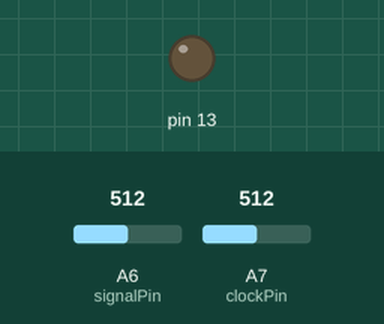
The sketch below on a simulated Arduino Nano, built with avr-gcc and run on an emulated ATmega328P. Shown: output pins drawn as LEDs (lit = HIGH). The test bench sets the inputs (shaded band); at power-on: A7 (clockPin) = 512, A6 (signalPin) = 512.

Above: at 1.2 s.
1.3 s: A7 (clockPin) set to 962
2.8 s: A7 (clockPin) set to 984
At 3.2 s:
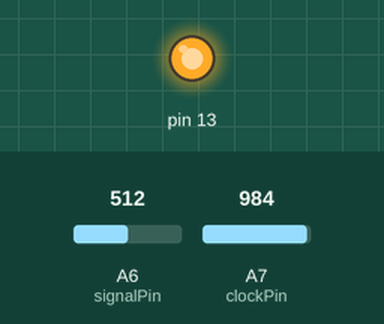
4.3 s: A7 (clockPin) set to 900
At 5.5 s:
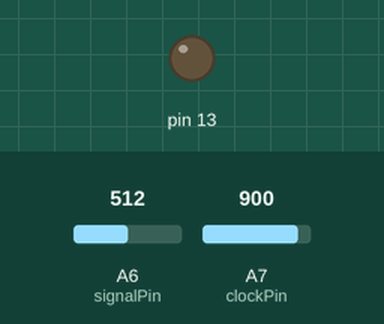
5.8 s: A7 (clockPin) set to 1023
At 6.6 s:
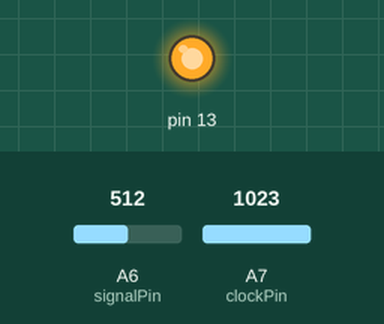
Timing chart, 0 to 8.3 s (numbered marks = the images above; inputs shaded):
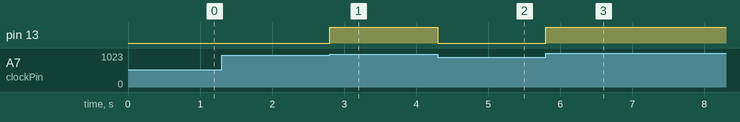

Measured:
- the behaviour switches between 969 and 970 on A7 (clockPin) (found by bisection; images 0 and 1)
- after the input at 1.3 s, every drawn part: stays the same
- after the input at 2.8 s, pin 13: LOW → HIGH at once
- after the input at 4.3 s, pin 13: HIGH → LOW at once
- after the input at 5.8 s, pin 13: LOW → HIGH at once

The sketch:

VLC_Test.ino
```cpp
// defines for setting and clearing register bits
#ifndef cbi
#define cbi(sfr, bit) (_SFR_BYTE(sfr) &= ~_BV(bit))
#endif
#ifndef sbi
#define sbi(sfr, bit) (_SFR_BYTE(sfr) |= _BV(bit))
#endif

const int signalPin=A6, clockPin=A7;
int bit=0;
char ch=0;
int signalValue;
const int trueV=970, falseV=960;

unsigned long previousMillis=0;        // will store last time LED was updated

void setup(){
	// set prescale to 16
	sbi(ADCSRA, ADPS2);
	cbi(ADCSRA, ADPS1);
	cbi(ADCSRA, ADPS0);

	Serial.begin(115200);
	pinMode(clockPin, INPUT);
	pinMode(signalPin, INPUT);
	pinMode(13, OUTPUT);
}

void loop(){
	//	unsigned long currentMillis=millis();
	//clock high
	while (analogRead(clockPin)<trueV){
		//	Serial.println(analogRead(clockPin));
	}
	digitalWrite(13, HIGH);
	delay(1);
	signalValue=analogRead(signalPin);
	//	Serial.println(signalValue);
	while (signalValue<=trueV&&signalValue>=falseV){
		signalValue=analogRead(signalPin);
		//		Serial.println(signalValue);
	}
	if (signalValue>trueV) signalValue=1;
	else if (signalValue<falseV) signalValue=0;
	//	Serial.println(signalValue);
	//	else Serial.println("ERROR");
	ch|=signalValue<<bit++;
	//	Serial.println("HIGH");

	//clock low
	while (analogRead(clockPin)>falseV){}
	digitalWrite(13, LOW);
	delay(1);
	signalValue=analogRead(signalPin);
	//	Serial.println(signalValue);
	while (signalValue<=trueV&&signalValue>=falseV){
		signalValue=analogRead(signalPin);
		//		Serial.println(signalValue);
	}
	if (signalValue>trueV) signalValue=1;
	else if (signalValue<falseV) signalValue=0;
	//	Serial.println(signalValue);
	//	else Serial.println("ERROR");
	ch|=signalValue<<bit++;
	//	Serial.println("LOW");

	if (bit==8){
		Serial.write(ch);
		Serial.flush();
		bit=0;
		ch=0;
	}
}
```

Receiver.cpp
```cpp
// defines for setting and clearing register bits
#ifndef cbi
#define cbi(sfr, bit) (_SFR_BYTE(sfr) &= ~_BV(bit))
#endif
#ifndef sbi
#define sbi(sfr, bit) (_SFR_BYTE(sfr) |= _BV(bit))
#endif

const int signalPin=A6, clockPin=A7;
int bit=0;
char ch=0;
int signalValue;
const int trueV=970, falseV=960;

void setup(){
	// set prescale to 16
	sbi(ADCSRA, ADPS2);
	cbi(ADCSRA, ADPS1);
	cbi(ADCSRA, ADPS0);

	Serial.begin(115200);
	pinMode(clockPin, INPUT);
	pinMode(signalPin, INPUT);
	pinMode(13, OUTPUT);
}

void loop(){
	//clock high
	while (analogRead(clockPin)<trueV){
	}
	digitalWrite(13, HIGH);
	delay(1);
	signalValue=analogRead(signalPin);
	while (signalValue<=trueV&&signalValue>=falseV){
		signalValue=analogRead(signalPin);
	}
	if (signalValue>trueV) signalValue=1;
	else if (signalValue<falseV) signalValue=0;
	ch|=signalValue<<bit++;

	//clock low
	while (analogRead(clockPin)>falseV){}
	digitalWrite(13, LOW);
	delay(1);
	signalValue=analogRead(signalPin);
	while (signalValue<=trueV&&signalValue>=falseV){
		signalValue=analogRead(signalPin);
	}
	if (signalValue>trueV) signalValue=1;
	else if (signalValue<falseV) signalValue=0;
	ch|=signalValue<<bit++;

	if (bit==8){
		Serial.write(ch);
		bit=0;
		ch=0;
	}
}
```

Sender.cpp
```cpp
const int signalPin=2, clockPin=3;
int bit=0;
const String s="Visible light communication (VLC) is a data communications medium which uses visible light between 400 and 800 THz (780-375 nm). VLC is a subset of optical wireless communications technologies.\n\nThe technology uses fluorescent lamps (ordinary lamps, not special communications devices) to transmit signals at 10 kbit/s, or LEDs for up to 500 Mbit/s. Low rate data transmissions at 1 and 2 kilometres (0.6 and 1.2 mi) were demonstrated. RONJA achieves full Ethernet speed (10 Mbit/s) over the same distance thanks to larger optics and more powerful LEDs.\n\n";
int p=0;
char ch;
const int waitTime=3;

void setup(){
	// Serial.begin(115200);
	pinMode(signalPin, OUTPUT);
	pinMode(clockPin, OUTPUT);
	ch=s[p];
}

void loop(){
	digitalWrite(signalPin, (1&(ch>>(bit++)))==1?HIGH:LOW);
	digitalWrite(clockPin, HIGH);
	delay(waitTime);
	digitalWrite(signalPin, (1&(ch>>(bit++)))==1?HIGH:LOW);
	digitalWrite(clockPin, LOW);
	delay(waitTime);
	if (bit==8){
		if (s.length()==p){
			digitalWrite(signalPin, LOW);
			while (1){}
		}
		ch=s[++p];
		bit=0;
	}
}
```
